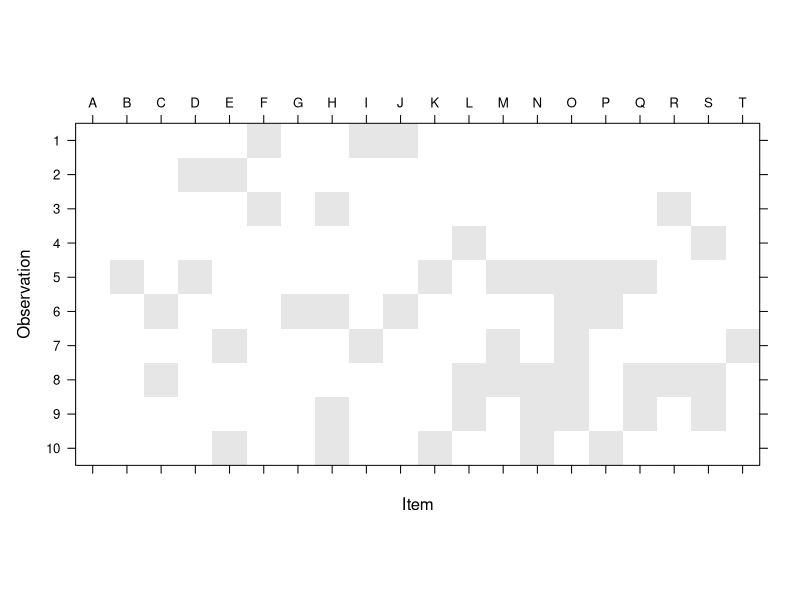
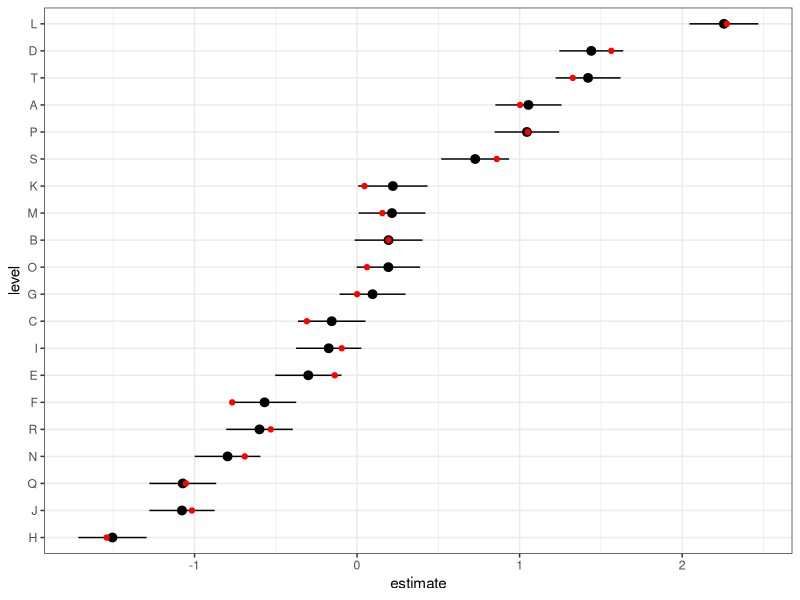

Generate these figures, in order, with R: (Note: this script raises an error after producing the figures.)
## ---- chunk 1
library(lme4)
library(broom.mixed)
library(ggplot2); theme_set(theme_bw())
library(Matrix)
## ---- chunk 2
nm <- 20
nobs0 <- 500
set.seed(101)
## choose items for observations
W <- matrix(rbinom(nobs0*nm, prob=0.25, size=1),nrow=nobs0,ncol=nm)
dimnames(W) <- list(NULL,LETTERS[seq(nm)])
W[1:5,]
table(rowSums(W))
## ---- chunk 3
image(Matrix(W),ylim=c(1,10),sub="",ylab="Observation",
      xlab="Item",
      ## draw tick labels at top
      scales=list(at=1:20,x=list(labels=colnames(W),
                                 alternating=2)))
## ---- chunk 4
b <- rnorm(nm)  ## item-level effects
beta <- c(1,2)
M <- data.frame(x=runif(nobs0))
X <- model.matrix(~x, data=M)
## n.b. get in trouble if we don't add residual error
## (theta is scaled relative to residual error)
## here, use theta=sigma=1
M$y <- c(X %*% beta) + c(W %*% b) +rnorm(nobs0,sd=1)
## ---- chunk 5
## helpful to specify a factor with the right levels:
## actual values are unimportant since we will specify Zt/Ztlist directly
M$fake <- rep(LETTERS[seq(nm)],length.out=nobs)
lmod <- lFormula(y~x+(1|fake), data=M)
lmod$reTrms$Zt <- lmod$reTrms$Ztlist[[1]] <- Matrix(t(W))
devfun <- do.call(mkLmerDevfun, lmod)
opt <- optimizeLmer(devfun)
m1 <- mkMerMod(environment(devfun), opt, lmod$reTrms, fr = lmod$fr)
## ---- chunk 6
m1
## ---- chunk 7
dd <- tidy(m1, effects="ran_vals")
dd <- transform(dd, level=reorder(level,estimate))
truth <- data.frame(level=LETTERS[seq(nm)],estimate=b)
ggplot(dd,aes(x=level,y=estimate))+
    geom_pointrange(aes(ymin=estimate-2*std.error,
              ymax=estimate+2*std.error))+coord_flip()+
    geom_point(data=truth,colour="red")
## ---- chunk 8
##' @param formula mixed model formula
##' @param data data frame (possibly but not necessarily containing factors
##' @param memb_mat list of weights matrices  with which to replace Zt components
lmer_multimemb <- function(formula,data,memb_mat=list(),...) {
  ## FIXME: pass ... through appropriately
  ## FIXME: test dimensions
  mnms <- names(memb_mat)
  fb <- findbars(formula)
  gvars <- vapply(fb, function(x) deparse(x[[3]]), character(1))
  Ztlist <- list()
  for (i in seq_along(fb)) {
    fbnm <- deparse(fb[[i]])
    ## find corresponding random-effects term
    w <- which(mnms==gvars[i])
    if (length(w)>0) {
      M <- Matrix::Matrix(memb_mat[[w]])
      ## extract LHS (effect)
      form <- as.formula(substitute(~z,list(z=fb[[i]][[2]])))
      ## construct model matrix & compute Khatri-Rao product 
      X <- model.matrix(form,data=data)
      Zt <- Matrix::KhatriRao(t(M),t(X),make.dimnames=TRUE)
      ## FIXME: mess with names?
      Ztlist[[fbnm]] <- Zt
      ## if necessary, add factor to data
      if (!m %in% names(data)) {
        ## if the factor has non-trivial ordering, it should be included
        ## in the data.  Do we have to worry about ordering of Z? test!
        data[[gvars[i]]] <- factor(colnames(memb_mat[[w]]))
      }
    } ## if  (length(w)>0)
  } ## for i in seq(fb)
  ## call lFormula  (FIXME: allow glFormula)
  lmod <- lFormula(formula,data=data)
  ## substitute new Ztlist elements
  for (m in names(Ztlist)) {
    lmod$reTrms$Ztlist[[m]] <- Ztlist[[m]]
  }
  lmod$reTrms$Zt <- do.call(rbind,lmod$reTrms$Ztlist)
  ## finish fitting
  devfun <- do.call(mkLmerDevfun, lmod)
  opt <- optimizeLmer(devfun)
  m1 <- mkMerMod(environment(devfun), opt, lmod$reTrms, fr = lmod$fr)
  return(m1)
}
## ---- chunk 9
lmer_multimemb(formula=y ~ x + (1|team),
               data=M,
               memb_mat=list(team=W))
## ---- chunk 10
tmp <- data.frame(id = 1:5,
                  tch1 = c(10,10,11,11,12),
                  tch2 = c(77,15,NA,10,11),
                  tch3 = c(NA, NA, 77, 12, 10),
                  y = rnorm(5), x = rnorm(5))
## list of teachers
all_tch <- with(tmp,sort(unique(na.omit(c(tch1,tch2,tch3)))))
## empty (sparse) matrix with dimnames
W <- Matrix(0,nrow=nrow(tmp),ncol=length(all_tch),
            dimnames=list(as.character(tmp$id),as.character(all_tch)))
## melt all teacher columns to long/combined format
all_prs0 <- na.omit(reshape2::melt(tmp[,1:4],id="id"))
all_prs1 <- all_prs0[,c("id","value")]
## convert to numeric indices
all_prs2 <- all_prs1
all_prs2[] <- lapply(all_prs2,function(x) as.numeric(factor(x)))
## convert to two-column matrix
all_prs2 <- as.matrix(all_prs2)
W[all_prs2] <- 1 ## weights
## ---- chunk 11
## convert from the format we have above
all_prs3 <- all_prs1
all_prs3[] <- lapply(all_prs3, factor)
all_prs3$wts <- 1
## now data frame -> matrix
W0 <- reshape2::dcast(all_prs3,id~value, value.var="wts", fill=0)
idvars <- W0$id
W <- Matrix(as.matrix(W0[,-1])) ## drop 'id' column and sparsify
rownames(W) <- as.character(idvars)
## ---- chunk 12
sessionInfo()
